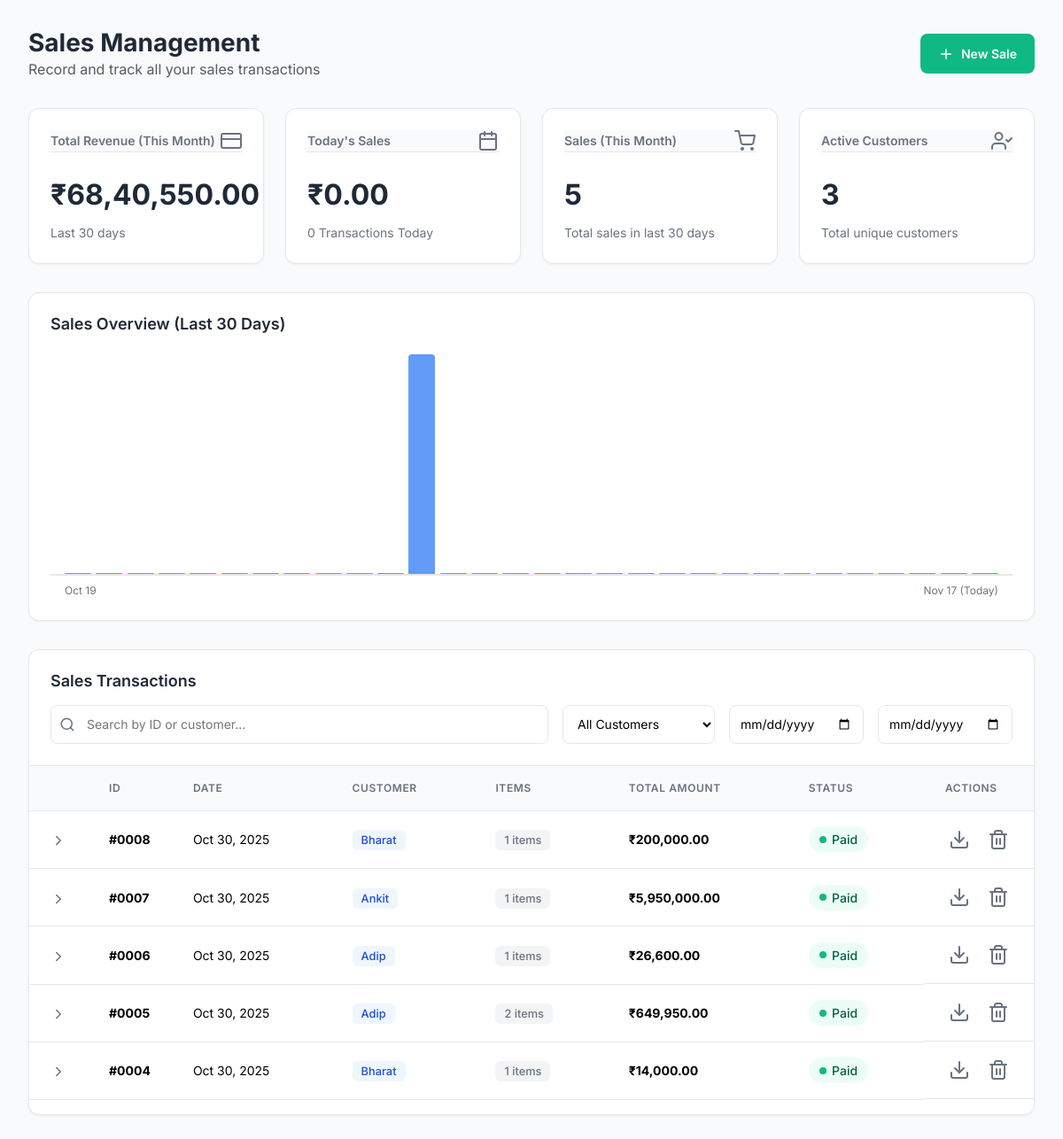
Page /sales.php (signed in) on the earlier database version.
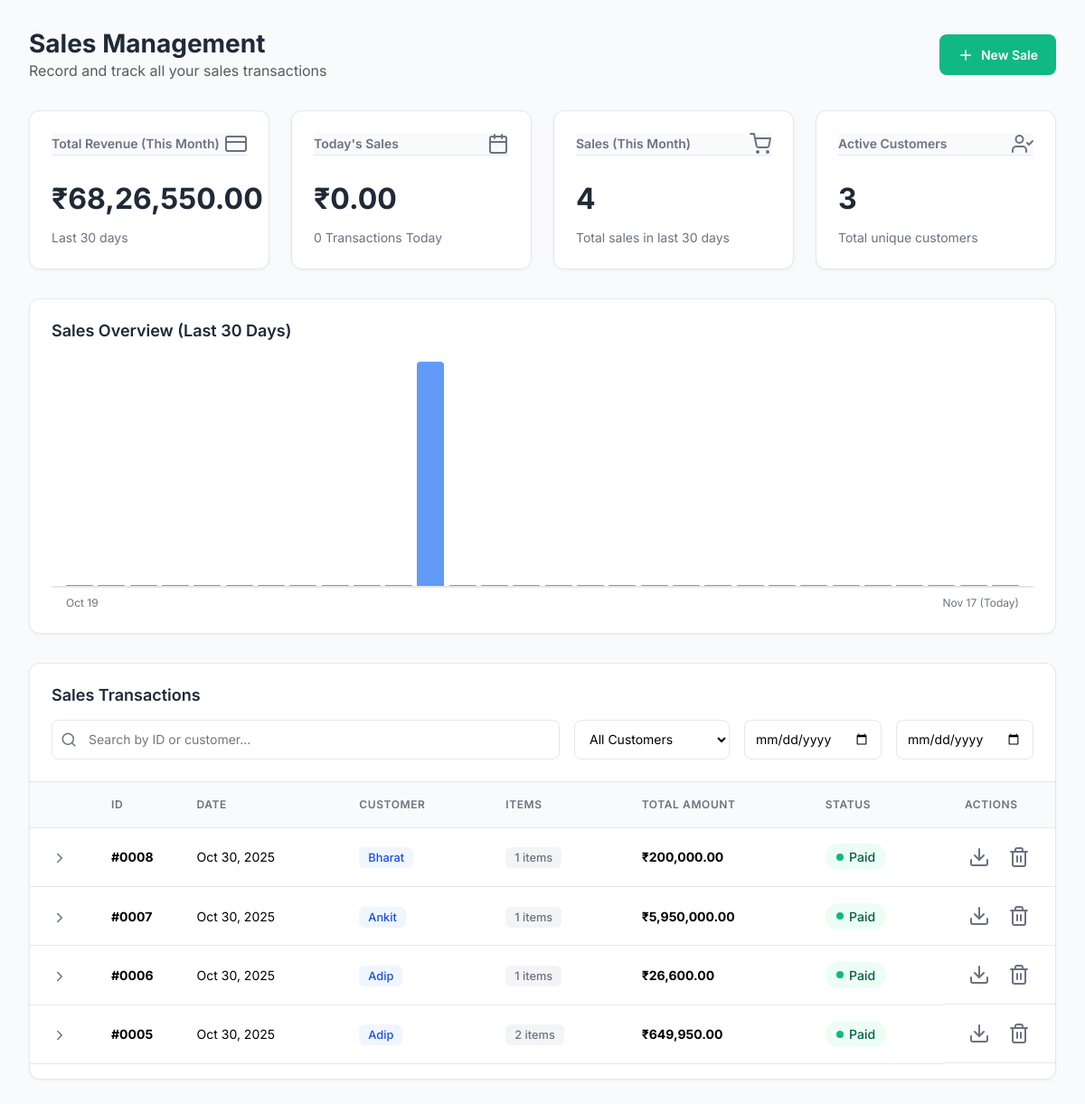
Same page on the later database version.
### tables this page shows
CREATE TABLE IF NOT EXISTS `sales` (
  `id` int NOT NULL AUTO_INCREMENT,
  `admin_id` int NOT NULL DEFAULT '1',
  `customer_id` int DEFAULT NULL,
  `sale_date` date NOT NULL,
  `total_amount` decimal(12,2) NOT NULL DEFAULT '0.00',
  `created_at` timestamp NULL DEFAULT CURRENT_TIMESTAMP,
  PRIMARY KEY (`id`),
  KEY `customer_id` (`customer_id`)
);

CREATE TABLE IF NOT EXISTS `customers` (
  `id` int NOT NULL AUTO_INCREMENT,
  `admin_id` int NOT NULL DEFAULT '1',
  `name` varchar(255) NOT NULL,
  `street_address` varchar(255) DEFAULT NULL,
  `city` varchar(100) DEFAULT NULL,
  `pin_code` varchar(6) DEFAULT NULL,
  `state` varchar(100) DEFAULT NULL,
  `email` varchar(100) DEFAULT NULL,
  `phone` varchar(20) DEFAULT NULL,
  `address` varchar(255) DEFAULT NULL,
  PRIMARY KEY (`id`),
  KEY `idx_customers_admin` (`admin_id`)
);

### sales.php (the view, shortened to what the changed rows need)
<?php
require 'db.php';
function formatIndianCurrency($number) {
    $number = number_format($number, 2, '.', '');
    $parts = explode('.', $number);
    $integerPart = $parts[0];
    $decimalPart = $parts[1];
    $lastThree = substr($integerPart, -3);
    $otherNumbers = substr($integerPart, 0, -3);
    if ($otherNumbers != '') {
        $lastThree = ',' . $lastThree;
    }
    $result = preg_replace('/\B(?=(\d{2})+(?!\d))/', ',', $otherNumbers) . $lastThree;
    return '₹' . $result . '.' . $decimalPart;
}
$admin_id = $_SESSION['admin_id'];
?>
<!DOCTYPE html>
<html lang="en">
<head>
  <link href="https://cdn.jsdelivr.net/npm/bootstrap@5.3.2/dist/css/bootstrap.min.css" rel="stylesheet">
</head>
<body>
    <main class="main-content">
    <header class="main-header">
      <div>
        <h1>Sales Management</h1>
      </div>
    </header>
    <?php
    $month_stmt = $conn->prepare("
      SELECT
        COALESCE(SUM(total_amount), 0) as revenue_this_month,
        COUNT(*) as sales_this_month,
        COUNT(DISTINCT customer_id) as new_customers_this_month
      FROM sales
      WHERE admin_id = ? AND sale_date >= DATE_SUB(CURDATE(), INTERVAL 30 DAY)
    ");
    $month_stmt->bind_param('i', $admin_id);
    $month_stmt->execute();
    $month_stats = $month_stmt->get_result()->fetch_assoc();
    $chart_data = [];
    $max_revenue = 0;
    $dates = [];
    for ($i = 29; $i >= 0; $i--) {
        $dates[] = date('Y-m-d', strtotime("-$i days"));
    }
    $chart_stmt = $conn->prepare("
        SELECT
            DATE(sale_date) as sale_day,
            COALESCE(SUM(total_amount), 0) as daily_revenue
        FROM sales
        WHERE admin_id = ? AND sale_date >= DATE_SUB(CURDATE(), INTERVAL 30 DAY)
        GROUP BY sale_day
    ");
    $chart_stmt->bind_param('i', $admin_id);
    $chart_stmt->execute();
    $chart_res = $chart_stmt->get_result();
    $daily_sales = [];
    while($row = $chart_res->fetch_assoc()) {
        $daily_sales[$row['sale_day']] = $row['daily_revenue'];
    }
    foreach ($dates as $date) {
        $revenue = $daily_sales[$date] ?? 0;
        $chart_data[$date] = $revenue;
        if ($revenue > $max_revenue) {
            $max_revenue = $revenue;
        }
    }
    ?>
    <section class="kpi-cards">
        <div class="kpi-card">
            <div class="card-header">
                <span class="card-title">Total Revenue (This Month)</span>
                <i data-feather="credit-card" class="card-icon"></i>
            </div>
            <div class="card-value"><?= formatIndianCurrency($month_stats['revenue_this_month']) ?></div>
            <div class="card-comparison">
                <span class="neutral">Last 30 days</span>
            </div>
        </div>
        <div class="kpi-card">
            <div class="card-header">
                <span class="card-title">Sales (This Month)</span>
                <i data-feather="shopping-cart" class="card-icon"></i>
            </div>
            <div class="card-value"><?= number_format($month_stats['sales_this_month']) ?></div>
            <div class="card-comparison">
                <span class="neutral">Total sales in last 30 days</span>
            </div>
        </div>
    </section>
    <section class="main-chart">
        <h2>Sales Overview (Last 30 Days)</h2>
        <div class="chart-container">
            <?php foreach ($chart_data as $date => $revenue):
                $height_percent = ($revenue / $max_revenue) * 100;
                if ($revenue == 0) $height_percent = 0.5;
            ?>
            <div class="chart-bar"
                 style="height: <?= round($height_percent, 1) ?>%;"
                 title="<?= date('M d, Y', strtotime($date)) ?>: ₹<?= number_format($revenue, 2) ?>">
            </div>
            <?php endforeach; ?>
        </div>
    </section>
    <section class="transactions-section">
        <div class="table-header">
          <h2>Sales Transactions</h2>
        </div>
        <div class="table-container">
          <table class="table table-hover align-middle transactions-table" id="salesTable">
            <thead>
              <tr>
                <th style="width: 50px;"></th>
                <th style="width: 80px;">ID</th>
                <th>Date</th>
                <th>Customer</th>
                <th>Items</th>
                <th>Total Amount</th>
                <th>Status</th>
                <th style="width: 120px;">Actions</th>
              </tr>
            </thead>
            <tbody>
              <?php
              $stmt = $conn->prepare("
                SELECT s.id, s.sale_date, s.total_amount, s.customer_id,
                       c.name AS customer_name,
                       COUNT(si.id) as item_count
                FROM sales s
                LEFT JOIN customers c ON s.customer_id = c.id
                LEFT JOIN sale_items si ON s.id = si.sale_id
                WHERE s.admin_id = ?
                GROUP BY s.id
                ORDER BY s.sale_date DESC, s.id DESC
              ");
              $stmt->bind_param('i', $admin_id);
              $stmt->execute();
              $res = $stmt->get_result();
              if($res->num_rows > 0):
                while($row = $res->fetch_assoc()):
                  $sale_id = $row['id'];
                  $customer_name = $row['customer_name'] ?? 'Walk-in Customer';
                  $is_walk_in = empty($row['customer_id']);
              ?>
              <tr class="sale-row" onclick="toggleDetails(<?= $sale_id ?>)"
                  data-customer="<?= $row['customer_id'] ?? 'walk-in' ?>"
                  data-date="<?= $row['sale_date'] ?>">
                <td class="text-center">
                  <i data-feather="chevron-right" class="expand-icon" id="icon-<?= $sale_id ?>"></i>
                </td>
                <td><strong>#<?= str_pad($row['id'], 4, '0', STR_PAD_LEFT) ?></strong></td>
                <td><?= date('M d, Y', strtotime($row['sale_date'])) ?></td>
                <td>
                  <?php if($is_walk_in): ?>
                    <span class="badge-clean badge-yellow"><?= htmlspecialchars($customer_name) ?></span>
                  <?php else: ?>
                    <span class="badge-clean badge-blue"><?= htmlspecialchars($customer_name) ?></span>
                  <?php endif; ?>
                </td>
                <td>
                  <span class="badge-clean badge-gray"><?= $row['item_count'] ?> items</span>
                </td>
                <td><strong>₹<?= number_format($row['total_amount'], 2) ?></strong></td>
                <td>
                  <span class="status status-paid">
                    <span class="status-dot"></span>Paid
                  </span>
                </td>
                <td class="table-actions">
                  <button class="action-btn"
                          onclick="event.stopPropagation(); window.open('sale_invoice.php?id=<?= $sale_id ?>', '_blank')"
                          title="View Invoice">
                    <i data-feather="download"></i>
                  </button>
                  <button class="action-btn action-btn-delete"
                          onclick="event.stopPropagation(); deleteSale(<?= $sale_id ?>)"
                          title="Delete Sale">
                    <i data-feather="trash-2"></i>
                  </button>
                </td>
              </tr>
              <?php
                endwhile;
              endif;
              ?>
            </tbody>
          </table>
        </div>
    </section>
  </main>
</body>
</html>

Differences in the rows shown:
removed sales: id "0004", sale_date "Oct 30, 2025", customer.name "Bharat", item_count "1", total_amount "14,000.00"
Other differences:
formatIndianCurrency($month_stats['revenue_this_month']): "₹68,40,550.00" → "₹68,26,550.00"
$month_stats['sales_this_month']: "5" → "4"
